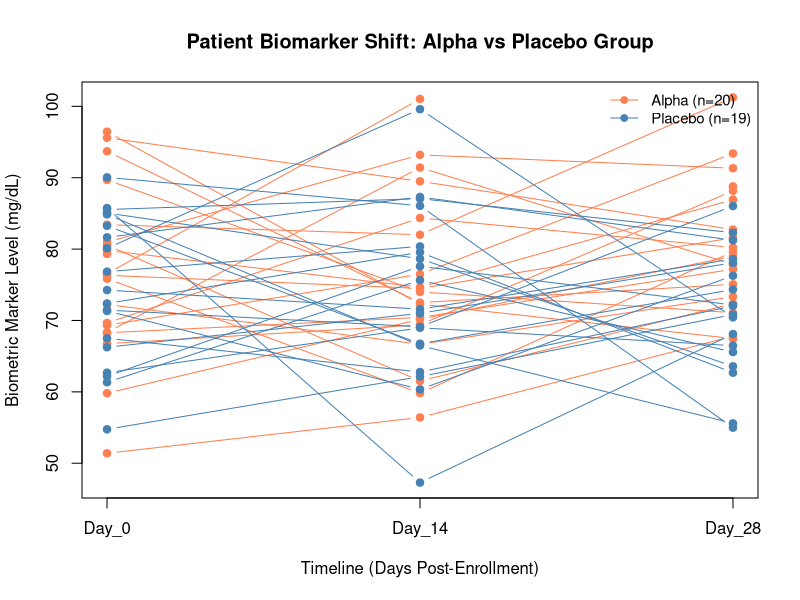

Here is the R script that generated this plot:
## ---- chunk 1
days_elapsed <- seq(from = 0, to = 28, by = 14)
labs         <- paste("Day_", days_elapsed, sep = "") # "Day_0" "Day_14" "Day_28"

patient_groups <- rep(c("Alpha", "Placebo"), times = c(20, 19))
patient_ids    <- paste("PT_", 1:39, sep = "")
## ---- chunk 2
set.seed(123)

raw_values <- rnorm(n = 39 * 3, mean = 75, sd = 12)
lab_matrix <- matrix(raw_values, nrow = 39, ncol = 3)

rownames(lab_matrix) <- patient_ids
colnames(lab_matrix) <- labs

lab_matrix["PT_5", "Day_28"]  <- NA
lab_matrix["PT_12", "Day_14"] <- NA
lab_matrix["PT_28", "Day_28"] <- 0 / 0   # NaN: simulated instrument glitch
## ---- chunk 3
print("--- DATA QUALITY REPORT ---")

total_gaps <- sum(is.na(lab_matrix))          # is.na() catches NA AND NaN
print(paste("Total corrupted/missing values found:", total_gaps))

nan_count <- sum(is.nan(lab_matrix))          # NaN specifically
print(paste("Mathematical NaN anomalies detected:", nan_count))

print("Missing values tallied by visit day:")
print(colSums(is.na(lab_matrix)))
## ---- chunk 4
patient_df <- as.data.frame(lab_matrix)
patient_df$Patient_ID <- rownames(lab_matrix)
patient_df$Study_Arm  <- patient_groups
patient_df <- patient_df[, c("Patient_ID", "Study_Arm", "Day_0", "Day_14", "Day_28")]
## ---- chunk 5
cat("\n--- PER-ARM SUMMARY (mean +/- SD, n complete) ---\n")
for (visit in c("Day_0", "Day_14", "Day_28")) {
  for (arm in c("Alpha", "Placebo")) {
    vals <- patient_df[patient_df$Study_Arm == arm, visit]
    n_complete <- sum(!is.na(vals))
    cat(sprintf("  %-8s %-8s: mean=%.2f  sd=%.2f  n=%d\n",
                visit, arm, mean(vals, na.rm = TRUE), sd(vals, na.rm = TRUE), n_complete))
  }
}
## ---- chunk 6
# A patient only contributes if BOTH Day_0 and Day_28 are present (paired design).
patient_df$Change_D0_D28 <- patient_df$Day_28 - patient_df$Day_0
complete_change <- patient_df[!is.na(patient_df$Change_D0_D28), ]

cat(sprintf("\nPatients with complete Day_0/Day_28 pair: %d of %d\n",
            nrow(complete_change), nrow(patient_df)))

trial_test <- t.test(Change_D0_D28 ~ Study_Arm, data = complete_change)
cat("\n--- ALPHA vs PLACEBO: CHANGE FROM BASELINE TO DAY 28 (Welch t-test) ---\n")
print(trial_test)
## ---- chunk 7
group_colors <- ifelse(patient_groups == "Alpha", "coral", "steelblue")

matplot(x = days_elapsed, y = t(lab_matrix),
        type = "b",
        pch = 19,
        lty = 1,
        col = group_colors,
        xlab = "Timeline (Days Post-Enrollment)",
        ylab = "Biometric Marker Level (mg/dL)",
        main = "Patient Biomarker Shift: Alpha vs Placebo Group",
        xaxt = "n")

axis(side = 1, at = days_elapsed, labels = labs)

# FIXED: use col/pch/lty (matches type="b" points+lines), not fill (box swatch)
legend("topright", legend = c("Alpha (n=20)", "Placebo (n=19)"),
       col = c("coral", "steelblue"), pch = 19, lty = 1,
       bty = "n", cex = 0.9)
## ---- chunk 8
write.csv(patient_df, file = "patient_clinical_data.csv", row.names = FALSE)

print("--- PIPELINE COMPLETED ---")
print(paste("CSV file successfully saved to active directory:", getwd()))
